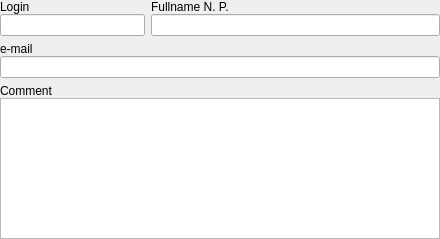
<?xml version="1.0" encoding="UTF-8"?>
<ui version="4.0">
 <class>StudentFrame</class>
 <widget class="QFrame" name="StudentFrame">
  <property name="geometry">
   <rect>
    <x>0</x>
    <y>0</y>
    <width>440</width>
    <height>239</height>
   </rect>
  </property>
  <property name="windowTitle">
   <string>Frame</string>
  </property>
  <layout class="QVBoxLayout" name="verticalLayout">
   <property name="leftMargin">
    <number>0</number>
   </property>
   <property name="topMargin">
    <number>0</number>
   </property>
   <property name="rightMargin">
    <number>0</number>
   </property>
   <property name="bottomMargin">
    <number>0</number>
   </property>
   <item>
    <layout class="QHBoxLayout" name="lay_line1" stretch="1,2">
     <item>
      <layout class="QVBoxLayout" name="lay_login">
       <property name="spacing">
        <number>0</number>
       </property>
       <item>
        <widget class="QLabel" name="login_lbl">
         <property name="text">
          <string>Login</string>
         </property>
        </widget>
       </item>
       <item>
        <widget class="QLineEdit" name="login_edt"/>
       </item>
      </layout>
     </item>
     <item>
      <layout class="QVBoxLayout" name="lay_fio">
       <property name="spacing">
        <number>0</number>
       </property>
       <item>
        <widget class="QLabel" name="fio_lbl">
         <property name="text">
          <string>Fullname N. P.</string>
         </property>
        </widget>
       </item>
       <item>
        <widget class="QLineEdit" name="fio_edt"/>
       </item>
      </layout>
     </item>
    </layout>
   </item>
   <item>
    <layout class="QVBoxLayout" name="lay_email">
     <property name="spacing">
      <number>0</number>
     </property>
     <item>
      <widget class="QLabel" name="email_lbl">
       <property name="text">
        <string>e-mail</string>
       </property>
      </widget>
     </item>
     <item>
      <widget class="QLineEdit" name="email_edt"/>
     </item>
    </layout>
   </item>
   <item>
    <layout class="QVBoxLayout" name="lay_comment">
     <property name="spacing">
      <number>0</number>
     </property>
     <item>
      <widget class="QLabel" name="comment_lbl">
       <property name="text">
        <string>Comment</string>
       </property>
      </widget>
     </item>
     <item>
      <widget class="QTextEdit" name="comment_edt"/>
     </item>
    </layout>
   </item>
  </layout>
 </widget>
 <tabstops>
  <tabstop>login_edt</tabstop>
  <tabstop>fio_edt</tabstop>
  <tabstop>email_edt</tabstop>
  <tabstop>comment_edt</tabstop>
 </tabstops>
 <resources/>
 <connections/>
</ui>
